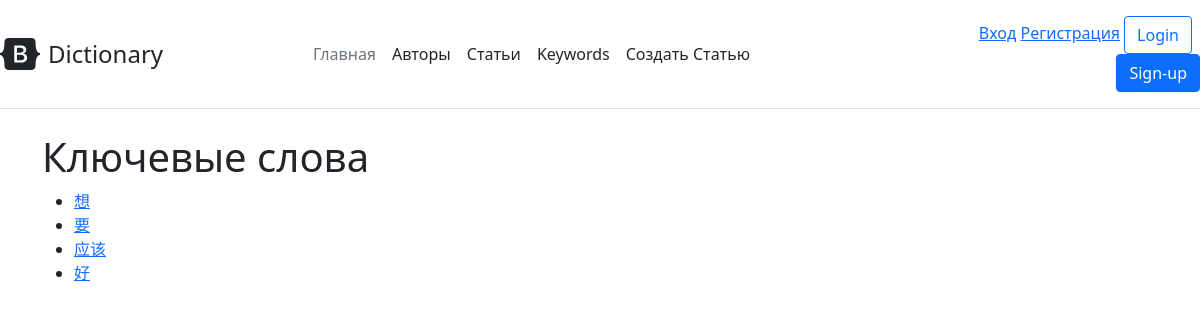
Before: /keywords/ with the older database file.
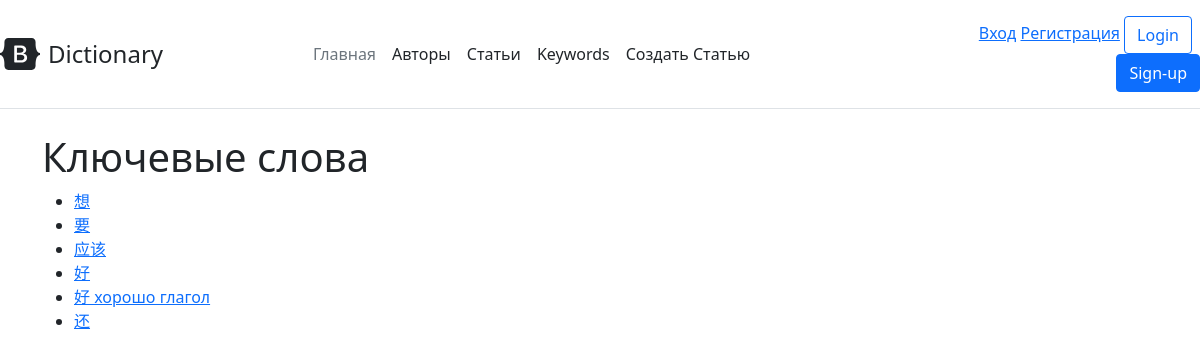
After: the same page with the newer database file.
### dictionary/models.py (models this page shows, shortened)
class Keyword(models.Model):
    name = models.CharField("Ключевое слово", max_length=100)
    hsk = models.ForeignKey(Hsk, related_name="hsk_level", on_delete=models.CharField)
    description = models.TextField("Описание", max_length=500, blank=True, null=True)
    def get_absolute_url(self):
        return reverse('keyword_detail', kwargs={"slug": self.name})
    class Meta:
        verbose_name = "Ключевое слово"
        verbose_name_plural = "Ключевые слова"

### dictionary/views.py (the view)
# urls.py: path('keywords/', KeywordsView.as_view(), name="keywords"),
class KeywordsView(ListView):
    model = Keyword

### dictionary/templates/dictionary/keyword_list.html (shortened to what this page needs)
{% extends "dictionary/base.html" %}
{% block content %}
<h1>Ключевые слова</h1>
<ul>
    {% for keyword in object_list %}
    <li>
        <a href="{{ keyword.get_absolute_url }}">{{ keyword.name }}</a>
    </li>
    {% endfor %}
</ul>
{% endblock %}

### dictionary/templates/dictionary/base.html (shortened to what this page needs)
<!doctype html>
<html lang="en">
<head>
    <link rel="stylesheet" href="https://cdn.jsdelivr.net/npm/bootstrap@5.1.0/dist/css/bootstrap.min.css">
</head>
<body>
    <header class="d-flex flex-wrap align-items-center justify-content-center justify-content-md-between py-3 mb-4 border-bottom">
          <a href="/" class="d-flex align-items-center text-dark text-decoration-none">
            <span class="fs-4">Dictionary</span>
          </a>
          <ul class="nav col-12 col-md-auto mb-2 justify-content-center mb-md-0">
            <li><a href="{% url 'index' %}" class="nav-link px-2 link-secondary">Главная</a></li>
            <li><a href="{% url 'author_list' %}" class="nav-link px-2 link-dark">Авторы</a></li>
            <li><a href="{% url 'article_list' %}" class="nav-link px-2 link-dark">Статьи</a></li>
                <li><a href="{% url 'keywords' %}" class="nav-link px-2 link-dark">Keywords</a></li>
              <li><a href="{% url 'create' %}" class="nav-link px-2 link-dark">Создать Статью</a></li>
          </ul>
          <div class="col-md-3 text-end">
              {% if request.user.is_authenticated %}
              <span>{{ user.username }}</span>
              <a href="/accounts/logout/" class="button">Выход</a>
              {% else %}
                <a href="{% url 'account_login' %}" class="button">Вход</a>
                <a href="/accounts/signup/" class="button">Регистрация</a>
              {% endif %}
              <button type="button" class="btn btn-outline-primary me-2">Login</button>
            <button type="button" class="btn btn-primary">Sign-up</button>
          </div>
    </header>
    <div class="container">
        {% block content %}
        {% endblock %}
    </div>
</body>
</html>

Changed rows visible on the page:
added Keyword: name "好 хорошо глагол"
added Keyword: name "还"
